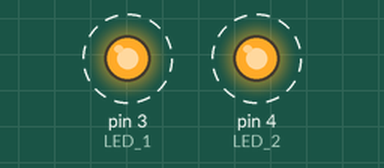
Bench run of a sketch on a simulated Arduino Uno, built with avr-gcc and run on an emulated ATmega328P. Shown: output pins drawn as LEDs (lit = HIGH). Dashed ring = blinking.

Above: at 0.2 s.
Timing chart, 0 to 4.6 s (numbered marks = the images above):
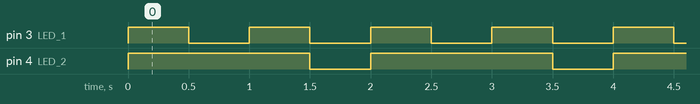

Measured:
- by itself, pin 3 (LED_1): alternates HIGH for 0.50 s and LOW for 0.50 s
- by itself, pin 4 (LED_2): alternates HIGH for 1.5 s and LOW for 0.50 s
- by itself, everything shown: repeats every 2.0 s, in 4 steps

The sketch:

TASK_2.ino
```cpp
// constants won't change. Used here to set a pin number:
const int LED_1 = 3;  // the number of the LED pin
const int LED_2 = 4;

void setup() {
  // set the digital pin as output:
  pinMode(LED_2, OUTPUT);
  pinMode(LED_1, OUTPUT);
}

void loop() {

  digitalWrite(LED_1, HIGH);
  digitalWrite(LED_2, HIGH);
  delay(500);
  digitalWrite(LED_1, LOW);
  delay(500);
  digitalWrite(LED_1, HIGH);
  delay(500);
  digitalWrite(LED_1, LOW);
  digitalWrite(LED_2, LOW);
  delay(500);
}
```
